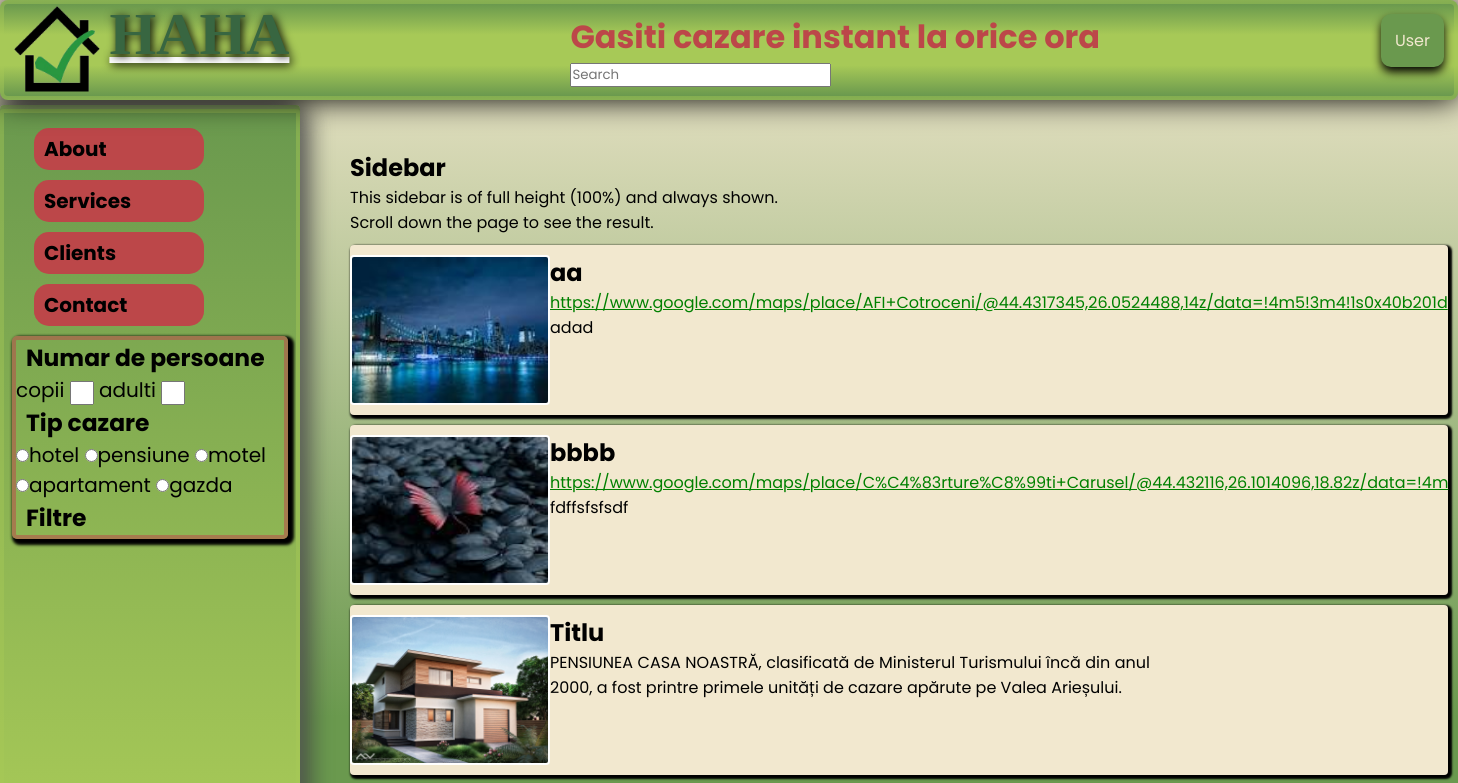
/ (upper part), run on an earlier commit of the app's database.
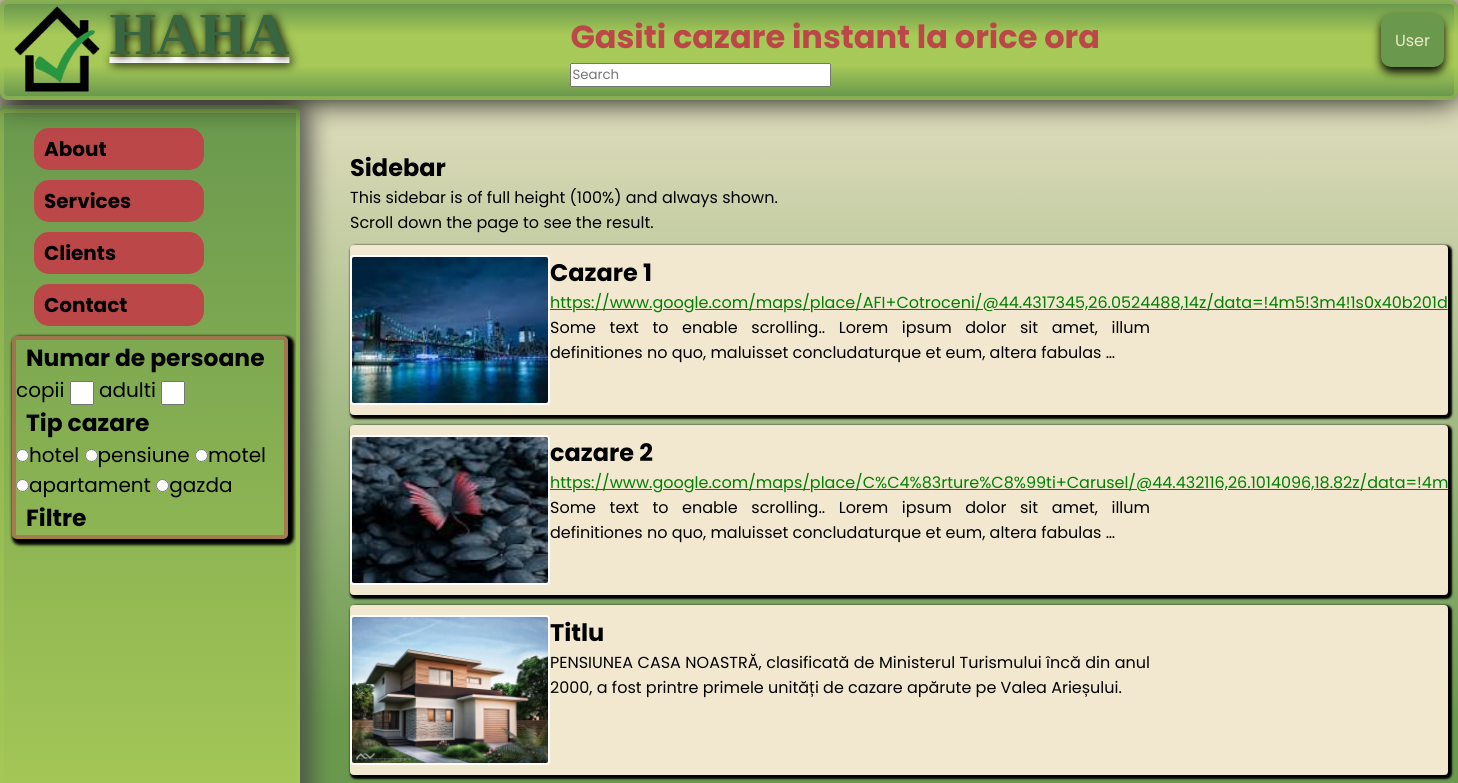
And on a later commit of the database.
### app1/models.py (models this page shows)
class Cazare(models.Model):
    title = models.CharField(max_length=100)
    description = models.CharField(max_length=1000, default=None, blank=True, null=True)
    author = models.EmailField(max_length=100,default=None, blank=True, null=True)
    adresa = models.URLField(max_length=100, default=None, blank=True, null=True)
    photos = models.ImageField(null=True, blank=True, upload_to="media/cazare/media")

### app1/views.py (the view)
# urls.py: path('', views.index , name='index' ),
def index(request):
    cazare1 = Cazare.objects.all()
    return render(request, 'index.html',{'cazare': cazare1})

### templates/index.html (shortened to what this page needs)
{% load static %}
<!DOCTYPE html>
<html lang="ro">
<head>
<link rel="stylesheet" href="{% static 'CSS.css' %}">
</head>
<body>
<div class="topnav" >
  <a class="active" href="/" style="display:flex ;">
    <img src="{% static 'img/2-removebg.png' %}" height="100px">
    <h1 class="logo">HAHA</h1>
  </a>
  <div class="center_topnav">
    <h1 class="slogan">Gasiti cazare instant la orice ora</h1>
    <form class="search-form" method=POST action="{% url 'search' %}">
      <input type="search" placeholder="Search" name="searched">
    </form>
  </div>
  <div class="dropdown">
    {%if user.is_authenticated%}
    <button class="dropbtn">{{user.username}}</button>
    {%else%}
    <button class="dropbtn">User</button>
    {%endif%}
  </div>
</div>
<aside class="sidenav mani">
  <div class="sidenav content" style="box-shadow: 0px 0px 30px rgb(116, 116, 116)">
    <div>
      <b style="background-color:rgb(188, 71, 73);; margin-top: 15px;" href="#">About</b>
      <b style="background-color:rgb(188, 71, 73);" href="#">Services</b>
      <b style="background-color:rgb(188, 71, 73);" href="#">Clients</b>
      <b style="background-color:rgb(188, 71, 73);" href="#">Contact</b>
    </div>
    <div class="filtre1">
      <h3 class="filtre">Numar de persoane</h3>
      <ul class="liste">
        <li><label> copii </label><input type="text" style="width: 24px;"> </li>
        <li><label> adulti </label><input type="text" style="width: 24px;"> </li>
      </ul>
      <h3 class="filtre">Tip cazare</h3>
      <ul class="liste">
        <li><input type="radio"><label>hotel</label></li>
        <li><input type="radio"><label>pensiune</label></li>
        <li><input type="radio"><label>motel</label></li>
        <br>
        <li><input type="radio"><label>apartament</label></li>
        <li><input type="radio"><label>gazda</label></li>
      </ul>
      <h3 class="filtre">Filtre</h3>
    </div>
  </div>
</aside>
<div class="in main">
  <div class="content1">
    <h2>Sidebar</h2>
    <p>This sidebar is of full height (100%) and always shown.</p>
    <p>Scroll down the page to see the result.</p>
    {% for inf in cazare %}
    <div class="results">
      <a class="res" href="/cazare/{{inf.id}}">
        <img class="offerimg" src="{{inf.photos}}" alt="">
        <div class="prezentare">
          <h2 href="cazare">{{inf.title}}</h2>
          <a href="{{inf.adresa}}" class="adress">{{inf.adresa}}</a>
          <p>{{inf.description|truncatewords:20}}</p>
        </div>
      </a>
    </div>
    {% endfor %}
    <div class="results">
      <a class="res">
        <img class="offerimg" src="{% static 'img/render_1.jpg' %}" alt="">
        <div class="prezentare">
          <h2>Titlu</h2>
          <p>PENSIUNEA CASA NOASTRĂ, clasificată de Ministerul Turismului încă din anul 2000, a fost printre primele unități de cazare apărute pe Valea Arieșului.</p>
        </div>
      </a>
    </div>
  </div>
</div>
</body>
</html>

What changed in the data, as far as the page shows it:
changed Cazare: title "aa" → "Cazare 1"; description "adad" → "Some text to enable scrolling.. Lorem ipsum dolor sit amet, illum definitiones no quo, maluisset concludaturque et eum, altera fabulas …"
changed Cazare: title "bbbb" → "cazare 2"; description "fdffsfsfsdf" → "Some text to enable scrolling.. Lorem ipsum dolor sit amet, illum definitiones no quo, maluisset concludaturque et eum, altera fabulas …"
